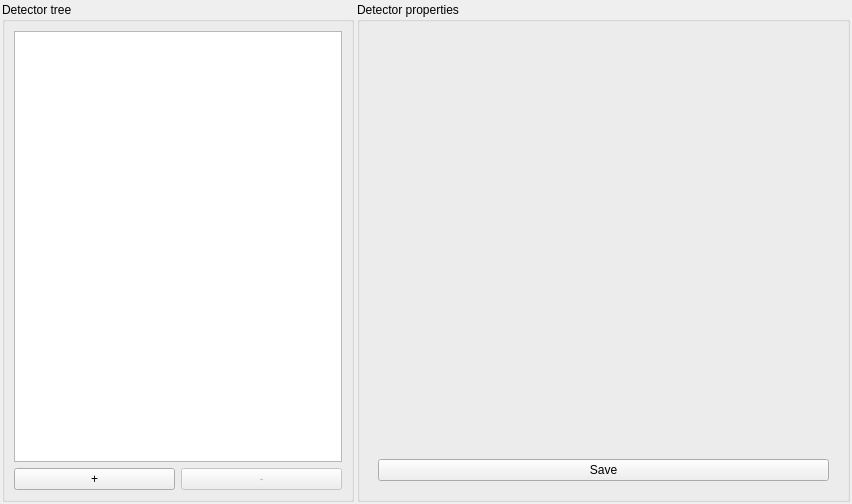
<?xml version="1.0" encoding="UTF-8"?>
<ui version="4.0">
 <class>DetectorManagementForm</class>
 <widget class="QWidget" name="DetectorManagementForm">
  <property name="geometry">
   <rect>
    <x>0</x>
    <y>0</y>
    <width>852</width>
    <height>504</height>
   </rect>
  </property>
  <property name="windowTitle">
   <string>Detector management</string>
  </property>
  <layout class="QHBoxLayout" name="horizontalLayout_2" stretch="5,7">
   <property name="spacing">
    <number>3</number>
   </property>
   <property name="leftMargin">
    <number>2</number>
   </property>
   <property name="topMargin">
    <number>2</number>
   </property>
   <property name="rightMargin">
    <number>2</number>
   </property>
   <property name="bottomMargin">
    <number>2</number>
   </property>
   <item>
    <widget class="QGroupBox" name="groupBox_2">
     <property name="title">
      <string>Detector tree</string>
     </property>
     <layout class="QVBoxLayout" name="verticalLayout">
      <item>
       <widget class="QTreeView" name="treeViewDetectors"/>
      </item>
      <item>
       <layout class="QHBoxLayout" name="horizontalLayout">
        <item>
         <widget class="QPushButton" name="pushButtonAddDetector">
          <property name="text">
           <string>+</string>
          </property>
         </widget>
        </item>
        <item>
         <widget class="QPushButton" name="pushButtonRemoveDetector">
          <property name="enabled">
           <bool>false</bool>
          </property>
          <property name="text">
           <string>-</string>
          </property>
         </widget>
        </item>
       </layout>
      </item>
     </layout>
    </widget>
   </item>
   <item>
    <widget class="QGroupBox" name="groupBox">
     <property name="title">
      <string>Detector properties</string>
     </property>
     <layout class="QVBoxLayout" name="verticalLayout_2">
      <item>
       <widget class="QStackedWidget" name="stackedWidget">
        <property name="currentIndex">
         <number>1</number>
        </property>
        <widget class="QWidget" name="page">
         <layout class="QVBoxLayout" name="verticalLayout_3">
          <item>
           <widget class="QLabel" name="label">
            <property name="text">
             <string>Select the desired detector from the tree</string>
            </property>
            <property name="alignment">
             <set>Qt::AlignCenter</set>
            </property>
           </widget>
          </item>
         </layout>
        </widget>
        <widget class="QWidget" name="page_2">
         <layout class="QVBoxLayout" name="verticalLayout_4">
          <item>
           <widget class="DetectorConfigurationWidget" name="detectorHandleForm" native="true"/>
          </item>
          <item>
           <widget class="QPushButton" name="pushButtonSaveDetectorInfo">
            <property name="enabled">
             <bool>true</bool>
            </property>
            <property name="text">
             <string>Save</string>
            </property>
           </widget>
          </item>
         </layout>
        </widget>
       </widget>
      </item>
     </layout>
    </widget>
   </item>
  </layout>
 </widget>
 <customwidgets>
  <customwidget>
   <class>DetectorConfigurationWidget</class>
   <extends>QWidget</extends>
   <header>gui/detectors/detectorconfigurationwidget.hpp</header>
   <container>1</container>
  </customwidget>
 </customwidgets>
 <resources/>
 <connections/>
</ui>
